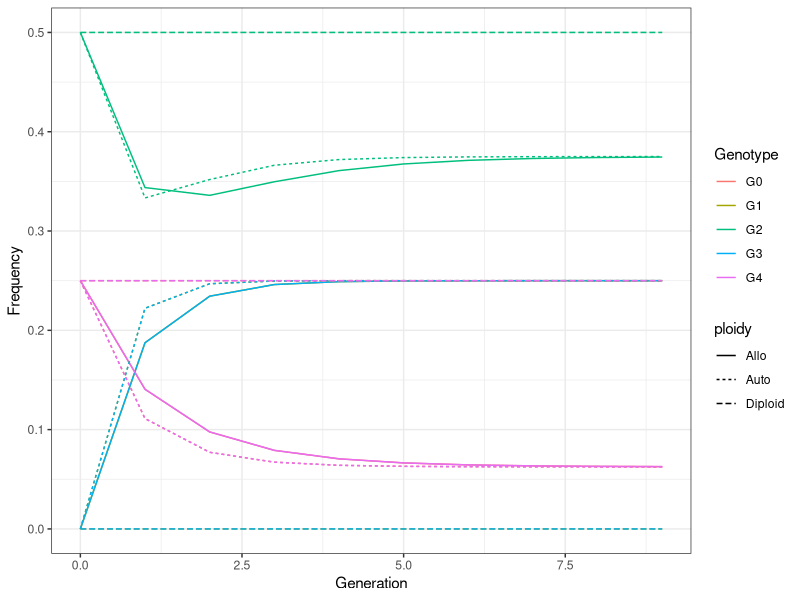
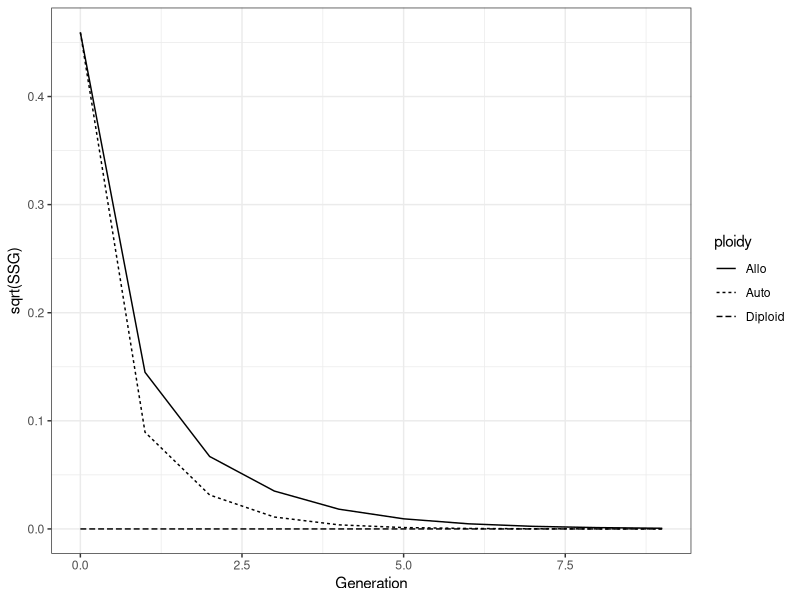
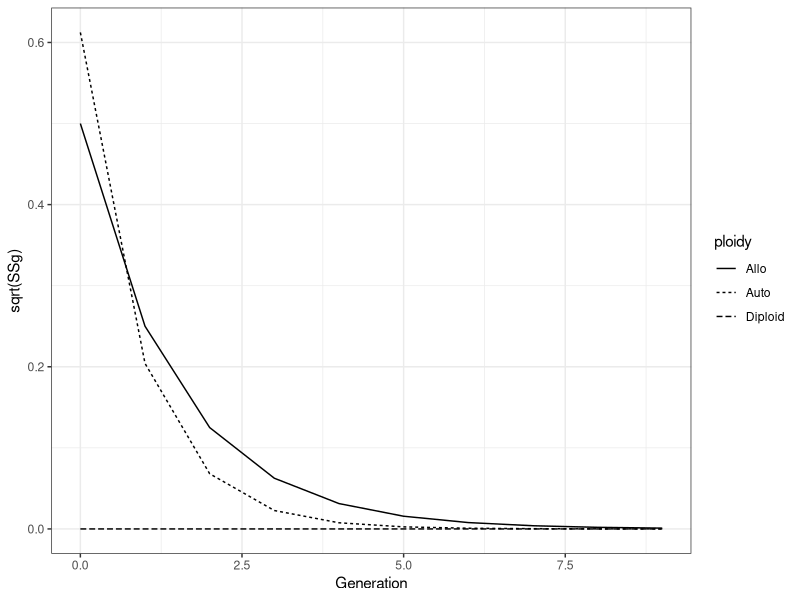

Recreate these plots in R, in order.
library(ggplot2)
library(reshape2)

setwd("~/GitHub/Mutation_Selection_Balance_Autos_Allos/python_simulations/panmictic_disequilibrium_decay/")
auto_infile <- read.csv("auto_LD_decay.txt", header = T)
allo_infile <- read.csv("allo_LD_decay.txt", header = T)
dip_infile <- read.csv("dip_LD_decay.txt", header = T)

#Calculate tetraploid genotypes in allos
allo_infile$G0 <- allo_infile$G00
allo_infile$G1 <- allo_infile$G01 + allo_infile$G10 
allo_infile$G2 <- allo_infile$G02 + allo_infile$G11 + allo_infile$G20
allo_infile$G3 <- allo_infile$G12 + allo_infile$G21
allo_infile$G4 <- allo_infile$G22

#calculate ancestral allele frequencies 
auto_infile$p <- auto_infile$g0 + 0.5*auto_infile$g1
allo_infile$p <- allo_infile$g00 + 0.5*(allo_infile$g10 + allo_infile$g10)
dip_infile$p <- dip_infile$g0 + 0.5*dip_infile$g1

auto_infile$p
allo_infile$p
dip_infile$p

auto_infile$ploidy <- rep("Auto")
allo_infile$ploidy <- rep("Allo")
dip_infile$ploidy <- rep("Diploid")

#Calculate Expected Genotype Frequencies at HWE
auto_infile$G0HWE <- auto_infile$p^4
auto_infile$G1HWE <- 4*auto_infile$p^3*(1-auto_infile$p)
auto_infile$G2HWE <- 6*auto_infile$p^2*(1-auto_infile$p)^2
auto_infile$G3HWE <- 4*auto_infile$p*(1-auto_infile$p)^3
auto_infile$G4HWE <- (1-auto_infile$p)^4
auto_infile$SSG <- (auto_infile$G0 - auto_infile$G0HWE)^2 + 
  (auto_infile$G1 - auto_infile$G1HWE)^2 + (auto_infile$G2 - auto_infile$G2HWE)^2 + 
  (auto_infile$G3 - auto_infile$G3HWE)^2 + (auto_infile$G4 - auto_infile$G4HWE)^2

allo_infile$G0HWE <- allo_infile$p^4
allo_infile$G1HWE <- 4*allo_infile$p^3*(1-allo_infile$p)
allo_infile$G2HWE <- 6*allo_infile$p^2*(1-allo_infile$p)^2
allo_infile$G3HWE <- 4*allo_infile$p*(1-allo_infile$p)^3
allo_infile$G4HWE <- (1-allo_infile$p)^4
allo_infile$SSG <- (allo_infile$G0 - allo_infile$G0HWE)^2 + 
  (allo_infile$G1 - allo_infile$G1HWE)^2 + (allo_infile$G2 - allo_infile$G2HWE)^2 + 
  (allo_infile$G3 - allo_infile$G3HWE)^2 + (allo_infile$G4 - allo_infile$G4HWE)^2


dip_infile$G0HWE <- dip_infile$p^2
dip_infile$G2HWE <- 2*dip_infile$p*(1-dip_infile$p)
dip_infile$G4HWE <- (1-dip_infile$p)^2
dip_infile$SSG <- (dip_infile$G0 - dip_infile$G0HWE)^2 + 
  (dip_infile$G2 - dip_infile$G2HWE)^2 + (dip_infile$G4 - dip_infile$G4HWE)^2

#Calculate Expected Gamete Frequencies at HWE
auto_infile$g0HWE <- auto_infile$p^2
auto_infile$g1HWE <- 2*auto_infile$p*(1-auto_infile$p)
auto_infile$g2HWE <- (1-auto_infile$p)^2
auto_infile$SSg <- (auto_infile$g0 - auto_infile$g0HWE)^2 + 
  (auto_infile$g1 - auto_infile$g1HWE)^2 + (auto_infile$g2 - auto_infile$g2HWE)^2

allo_infile$g00HWE <- allo_infile$p^2
allo_infile$g01HWE <- allo_infile$p*(1-allo_infile$p)
allo_infile$g10HWE <- (1-allo_infile$p)*allo_infile$p
allo_infile$g11HWE <- (1-allo_infile$p)^2
allo_infile$SSg <- (allo_infile$g00 - allo_infile$g00HWE)^2 + 
  (allo_infile$g01 - allo_infile$g01HWE)^2 + (allo_infile$g10 - allo_infile$g10HWE)^2 + 
  (allo_infile$g11 - allo_infile$g11HWE)^2

dip_infile$g0HWE <- dip_infile$p
dip_infile$g2HWE <- (1-dip_infile$p)
dip_infile$SSg <- (dip_infile$g0 - dip_infile$g0HWE)^2 + (dip_infile$g2 - dip_infile$g2HWE)^2

#Let's look at deviations
auto_subset <- auto_infile[,c('X..Generation', 'G0', 'G1', 'G2', 'G3', 'G4', 'ploidy', 'SSG', 'SSg')]
allo_subset <- allo_infile[,c('X..Generation', 'G0', 'G1', 'G2', 'G3', 'G4', 'ploidy', 'SSG', 'SSg')]
dip_subset <- dip_infile[,c('X..Generation', 'G0', 'G1', 'G2', 'G3', 'G4', 'ploidy', 'SSG', 'SSg')]

df <- rbind(auto_subset, allo_subset, dip_subset)
names(df) <- c('Generation', 'G0', 'G1', 'G2', 'G3', 'G4', 'ploidy', 'SSG', 'SSg')
df_melt <- melt(df, id.vars = c('Generation', 'ploidy', 'SSG', 'SSg'))
names(df_melt) <- c('Generation', 'ploidy', 'SSG', 'SSg', 'Genotype', 'Frequency')

ggplot(df_melt[df_melt$Generation < 10,], aes(Generation, Frequency)) + 
  geom_line(aes(linetype=ploidy, color = Genotype)) + 
  theme_bw()

ggplot(df[df$Generation < 10,], aes(Generation, sqrt(SSG))) + 
  geom_line(aes(linetype=ploidy)) + 
  theme_bw()

ggplot(df[df$Generation < 10,], aes(Generation, sqrt(SSg))) + 
  geom_line(aes(linetype=ploidy)) + 
  theme_bw()
